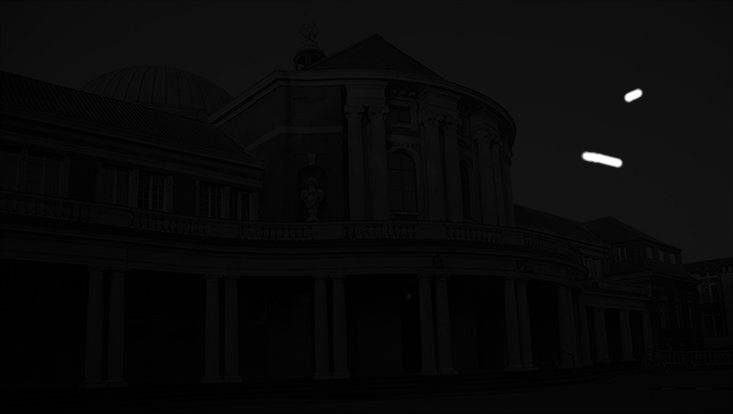
#> input picture bildverbesserung/bild1.png, 733 x 414 px, found by its file name
$ jupyter execute --allow-errors Aufgabe_3_2.ipynb   (text cells are left out)
#> lines starting #> are read from the running program, lines starting #| are printed output that depends on the picture; pictures that were not available may be replaced by others from this repository, and a replacement may not be noted
[cell 1]
import numpy as np
import matplotlib.pyplot as plt
from skimage.io import imread, imsave

# Laden der Bilder

bild1=imread('bild1.png')
#> bild1 is the input picture: shape (414, 733); min 0, max 255, mean 9.2
bild2=imread('bild2.png')
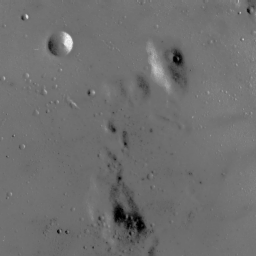
#> input picture moon.png, 256 x 256 px, given in place of bild2.png, which was not available
#> bild2 is the input picture: shape (256, 256); min 0, max 250, mean 110.9
bild3=imread('bild3.png')
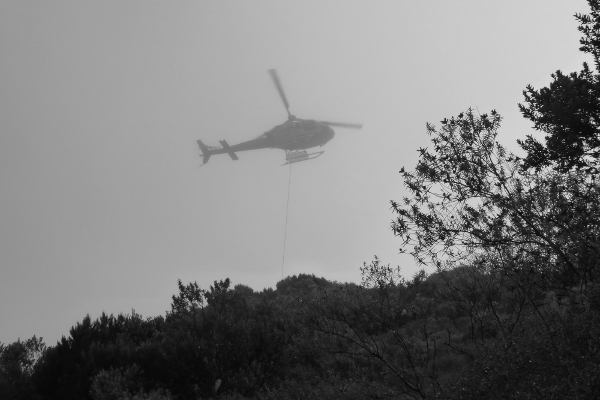
#> input picture bildverbesserung/bild3.png, 600 x 400 px, found by its file name
#> bild3 is the input picture: shape (400, 600); min 6, max 224, mean 123.6
bild4=imread('bild4.png')
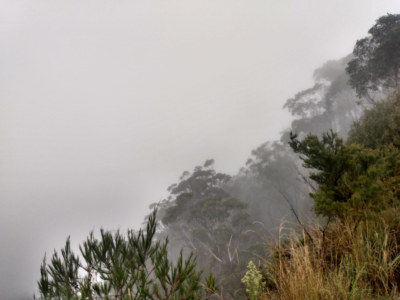
#> input picture nebel.png, 400 x 300 px, given in place of bild4.png, which was not available
#> bild4 is the input picture: shape (300, 400, 3); mean R, G, B 158.8, 153.6, 146.6

# Anwendung Gesetz der großen Zahlen

#> (the rest of this cell did not finish here and is left out)

[cell 2]
medianArray = np.zeros((bild1.shape[0],bild1.shape[1],4))

medianArray[:,:,0] = bild1
#> (the rest of this cell did not finish here and is left out)
